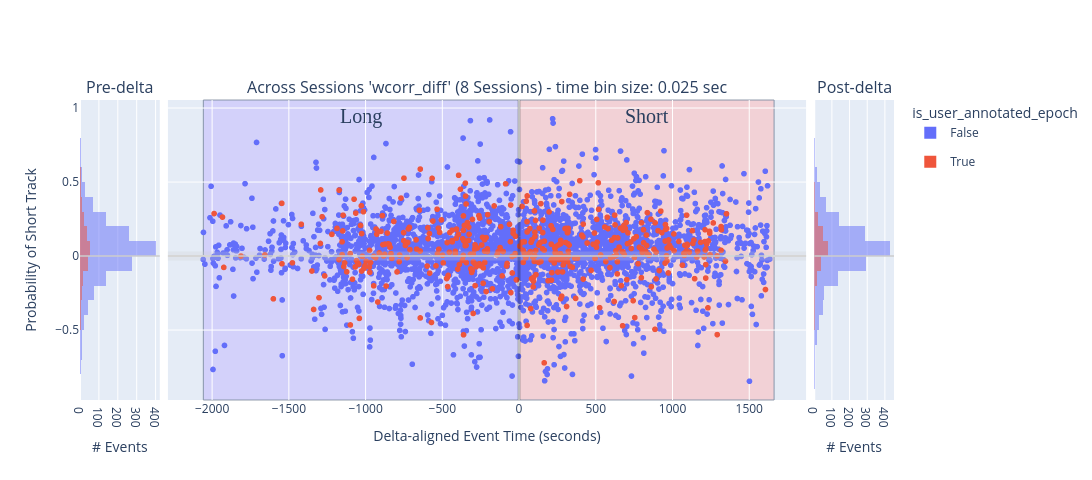

Notebook code cell kept with this figure:
### Code cell
# variable_name = 'total_congruent_direction_change_diff'
# variable_name = 'long_best_congruent_dir_bins_ratio'
# variable_name = 'long_best_total_congruent_direction_change'
variable_name = 'wcorr_diff'
# variable_name = 'long_best_wcorr'
# 'color':'is_user_annotated_epoch'
# 'color': 'is_user_annotated_epoch', 
px_scatter_kwargs = {'x': 'delta_aligned_start_t', 'y': variable_name, 'color':"is_user_annotated_epoch", 'title': f"'{variable_name}'", 'labels': {'session_name': 'Session', 'time_bin_size': 'tbin_size', 'is_user_annotated_epoch':'user_sel'}} # , 'color': 'time_bin_size', 'range_y': [-1.0, 1.0], 
# hist_kwargs = dict(color="time_bin_size")
hist_kwargs = dict(color="is_user_annotated_epoch") # , histnorm='probability density'
new_fig_ripples, figure_context = plotly_pre_post_delta_scatter(data_results_df=concatenated_ripple_df, out_scatter_fig=None, histogram_bins=histogram_bins,
                        px_scatter_kwargs=px_scatter_kwargs, histogram_variable_name=variable_name, hist_kwargs=hist_kwargs, forced_range_y=None,
                        time_delta_tuple=(earliest_delta_aligned_t_start, 0.0, latest_delta_aligned_t_end), is_dark_mode=is_dark_mode)
_extras_output_dict = {}
_extras_output_dict["y_mid_line"] = new_fig_ripples.add_hline(y=0.0, line=dict(color="rgba(0.8,0.8,0.8,.75)", width=2), row='all', col='all')
new_fig_ripples.update_layout(fig_size_kwargs)
new_fig_ripples.show()

figure_context = figure_context.adding_context_if_missing(num_sessions=num_sessions, plot_type='scatter+hist', comparison='pre-post-delta', variable_name=variable_name)
figure_out_paths = save_plotly(a_fig=new_fig_ripples, a_fig_context=figure_context)

### Figure 1 — Plotly figure (JSON) as saved in the notebook; plotly's stock layout.template omitted (floating-point values rounded to 4 significant figures; data arrays with more than 128 entries replaced by an {"elided": "..."} marker saying what was removed)
{"data": [{"alignmentgroup": "True", "bingroup": "y", "hovertemplate": "is_user_annotated_epoch=False<br>count=%{x}<br>wcorr_diff=%{y}<extra></extra>", "legendgroup": "False", "marker": {"color": "#636efa", "opacity": 0.5, "pattern": {"shape": ""}}, "name": "False", "nbinsy": 25, "offsetgroup": "False", "orientation": "h", "showlegend": true, "type": "histogram", "xaxis": "x", "y": {"elided": "1530 float values"}, "yaxis": "y"}, {"alignmentgroup": "True", "bingroup": "y", "hovertemplate": "is_user_annotated_epoch=True<br>count=%{x}<br>wcorr_diff=%{y}<extra></extra>", "legendgroup": "True", "marker": {"color": "#EF553B", "opacity": 0.5, "pattern": {"shape": ""}}, "name": "True", "nbinsy": 25, "offsetgroup": "True", "orientation": "h", "showlegend": true, "type": "histogram", "xaxis": "x", "y": {"elided": "203 float values"}, "yaxis": "y"}, {"hovertemplate": "user_sel=False<br>delta_aligned_start_t=%{x}<br>wcorr_diff=%{y}<extra></extra>", "legendgroup": "False", "marker": {"color": "#636efa", "symbol": "circle"}, "mode": "markers", "name": "False", "showlegend": false, "type": "scattergl", "x": {"elided": "3171 float values"}, "xaxis": "x2", "y": {"elided": "3171 float values"}, "yaxis": "y2"}, {"hovertemplate": "user_sel=True<br>delta_aligned_start_t=%{x}<br>wcorr_diff=%{y}<extra></extra>", "legendgroup": "True", "marker": {"color": "#EF553B", "symbol": "circle"}, "mode": "markers", "name": "True", "showlegend": false, "type": "scattergl", "x": {"elided": "435 float values"}, "xaxis": "x2", "y": {"elided": "435 float values"}, "yaxis": "y2"}, {"alignmentgroup": "True", "bingroup": "y", "hovertemplate": "is_user_annotated_epoch=False<br>count=%{x}<br>wcorr_diff=%{y}<extra></extra>", "legendgroup": "False", "marker": {"color": "#636efa", "opacity": 0.5, "pattern": {"shape": ""}}, "name": "False", "nbinsy": 25, "offsetgroup": "False", "orientation": "h", "showlegend": false, "type": "histogram", "xaxis": "x3", "y": {"elided": "1641 float values"}, "yaxis": "y3"}, {"alignmentgroup": "True", "bingroup": "y", "hovertemplate": "is_user_annotated_epoch=True<br>count=%{x}<br>wcorr_diff=%{y}<extra></extra>", "legendgroup": "True", "marker": {"color": "#EF553B", "opacity": 0.5, "pattern": {"shape": ""}}, "name": "True", "nbinsy": 25, "offsetgroup": "True", "orientation": "h", "showlegend": false, "type": "histogram", "xaxis": "x3", "y": {"elided": "232 float values"}, "yaxis": "y3"}], "layout": {"annotations": [{"font": {"size": 16}, "showarrow": false, "text": "Pre-delta", "x": 0.049, "xanchor": "center", "xref": "paper", "y": 1, "yanchor": "bottom", "yref": "paper"}, {"font": {"size": 16}, "showarrow": false, "text": "Across Sessions 'wcorr_diff' (8 Sessions) - time bin size: 0.025 sec", "x": 0.5, "xanchor": "center", "xref": "paper", "y": 1, "yanchor": "bottom", "yref": "paper"}, {"font": {"size": 16}, "showarrow": false, "text": "Post-delta", "x": 0.951, "xanchor": "center", "xref": "paper", "y": 1, "yanchor": "bottom", "yref": "paper"}], "barmode": "overlay", "height": 480, "legend": {"title": {"text": "is_user_annotated_epoch"}}, "shapes": [{"line": {"color": "rgba(0.8,0.8,0.8,.25)", "width": 9}, "type": "line", "x0": 0, "x1": 1, "xref": "x2 domain", "y0": 0, "y1": 0, "yref": "y2"}, {"line": {"color": "rgba(1,1,1,.25)", "width": 3}, "type": "line", "x0": 0, "x1": 0, "xref": "x2", "y0": 0, "y1": 1, "yref": "y2 domain"}, {"fillcolor": "#c2b8ff", "label": {"font": {"family": "Times New Roman", "size": 20}, "text": "Long", "textposition": "top center"}, "layer": "below", "line": {"width": 1}, "opacity": 0.5, "type": "rect", "x0": -2057.0, "x1": 0, "xref": "x2", "y0": 0, "y1": 1, "yref": "y2 domain"}, {"fillcolor": "#ffb8b8", "label": {"font": {"family": "Times New Roman", "size": 20}, "text": "Short", "textposition": "top center"}, "layer": "below", "line": {"width": 1}, "opacity": 0.5, "type": "rect", "x0": 0, "x1": 1662.0, "xref": "x2", "y0": 0, "y1": 1, "yref": "y2 domain"}, {"line": {"color": "rgba(0.8,0.8,0.8,.75)", "width": 2}, "type": "line", "x0": 0, "x1": 1, "xref": "x domain", "y0": 0, "y1": 0, "yref": "y"}, {"line": {"color": "rgba(0.8,0.8,0.8,.75)", "width": 2}, "type": "line", "x0": 0, "x1": 1, "xref": "x2 domain", "y0": 0, "y1": 0, "yref": "y2"}, {"line": {"color": "rgba(0.8,0.8,0.8,.75)", "width": 2}, "type": "line", "x0": 0, "x1": 1, "xref": "x3 domain", "y0": 0, "y1": 0, "yref": "y3"}], "width": 1650, "xaxis": {"anchor": "y", "domain": [0, 0.098], "title": {"text": "# Events"}}, "xaxis2": {"anchor": "y2", "domain": [0.108, 0.892], "title": {"text": "Delta-aligned Event Time (seconds)"}}, "xaxis3": {"anchor": "y3", "domain": [0.902, 1], "title": {"text": "# Events"}}, "yaxis": {"anchor": "x", "domain": [0, 1], "title": {"text": "Probability of Short Track"}}, "yaxis2": {"anchor": "x2", "domain": [0, 1], "matches": "y", "showticklabels": false}, "yaxis3": {"anchor": "x3", "domain": [0, 1], "matches": "y", "showticklabels": false}}}
